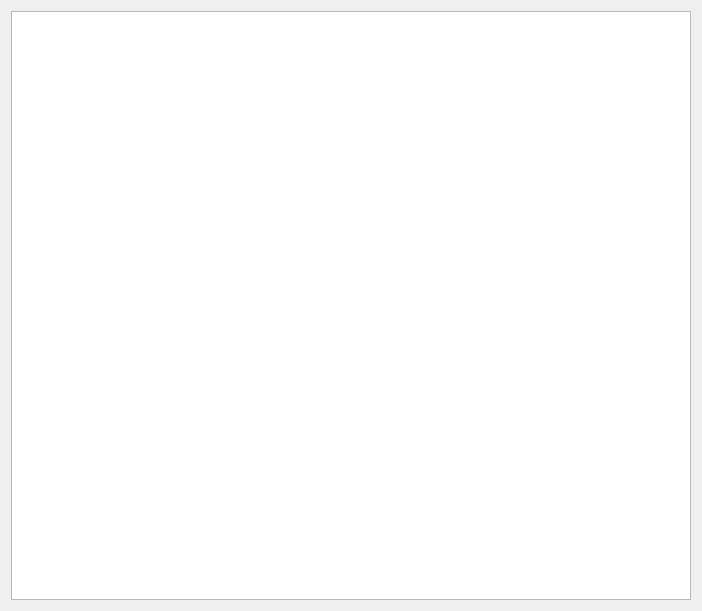
<?xml version="1.0" encoding="UTF-8"?>
<ui version="4.0">
 <class>Log</class>
 <widget class="QWidget" name="Log">
  <property name="geometry">
   <rect>
    <x>0</x>
    <y>0</y>
    <width>702</width>
    <height>611</height>
   </rect>
  </property>
  <property name="windowTitle">
   <string>Surface Log File View</string>
  </property>
  <layout class="QGridLayout" name="gridLayout">
   <item row="0" column="0">
    <widget class="QTextBrowser" name="textBrowser"/>
   </item>
  </layout>
 </widget>
 <resources/>
 <connections/>
</ui>
